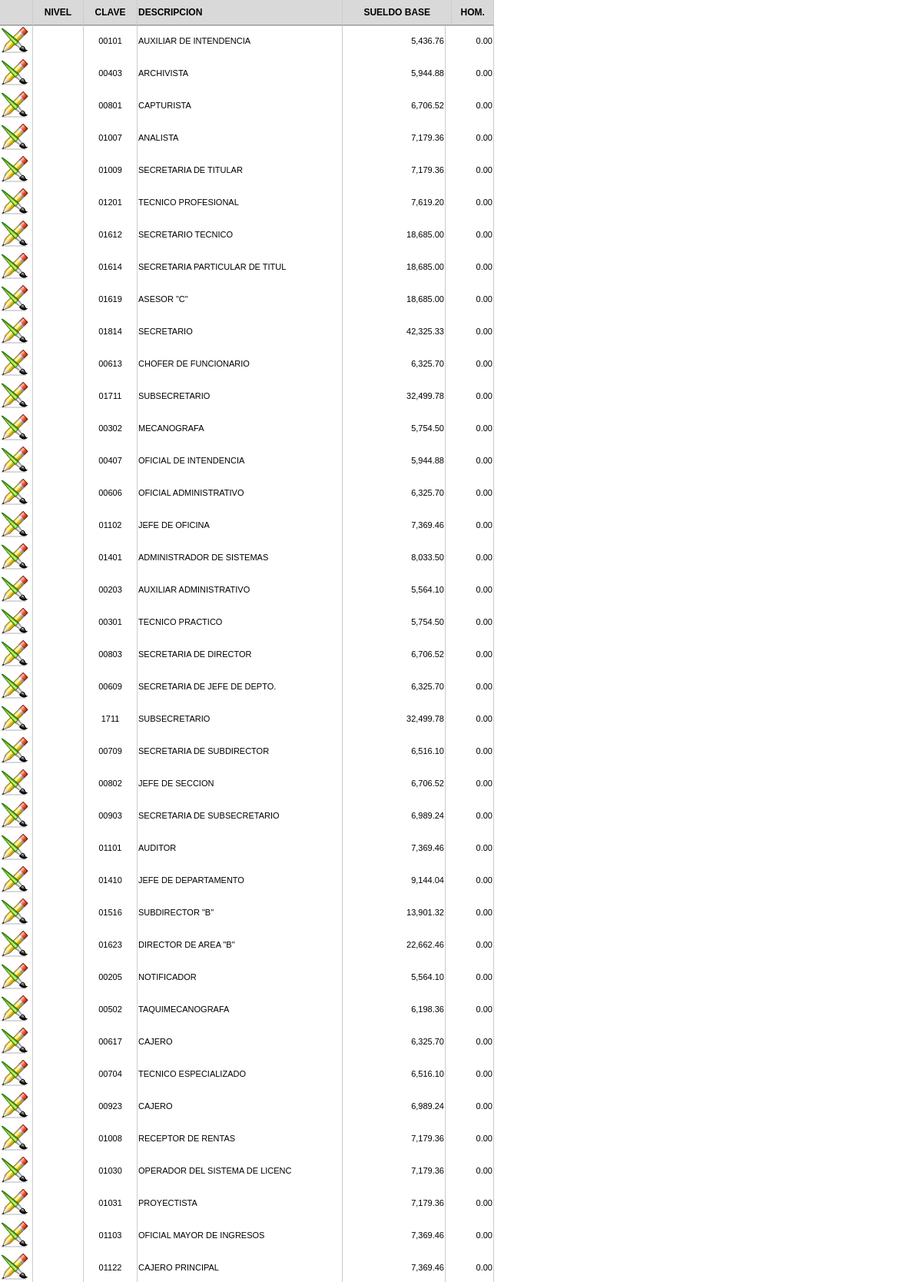
The page /cat_categorias_lista.php (signed in, upper part) on the database its author committed.
### tables this page shows
CREATE TABLE `cat_categoria` (
  `idcategoria` int(11) NOT NULL AUTO_INCREMENT,
  `nivel` varchar(7) DEFAULT NULL,
  `clave` varchar(7) DEFAULT NULL,
  `descripcion` varchar(150) DEFAULT NULL,
  `sueldobase` decimal(10,2) DEFAULT '0.00' COMMENT 'Sueldo base sin comensaciones.',
  `hom` decimal(10,2) DEFAULT '0.00',
  PRIMARY KEY (`idcategoria`)
);

### cat_categorias_lista.php (the view, shortened to what this page needs)
<?php require_once('Connections/conexion.php'); ?>
<?php
$query_areas = "SELECT * FROM cat_categoria";
$areas = mysql_query($query_areas, $conexion) or die(mysql_error());
$row_areas = mysql_fetch_assoc($areas);
?>
<!doctype html>
<html>
<head>
<link rel="stylesheet" type="text/css" href="css/estilos.css">
</head>
<body topmargin="0" leftmargin="0">
<div id="encabezado">
<table class="tablagrid" border="0" cellpadding="1" cellspacing="0" width="643">
  <tr class="tablahead">
    <td width="40">&nbsp;</td>
    <td align="center" width="63">NIVEL</td>
    <td align="center" width="67">CLAVE</td>
    <td width="264">DESCRIPCION</td>
    <td align="center">SUELDO BASE</td>
    <td align="center">HOM.</td>
  </tr>
</table>
</div>
<table class="tablagrid" border="0" cellpadding="1" cellspacing="0" width="643" style="padding-top: 32px;">
  <?php do { ?>
    <tr class="tablaregistros">
      <td width="40"><a target="_top" href="cat_categorias_md.php?idcategoria=<?php echo $row_areas['idcategoria']; ?>"><img src="imagenes/editar.png" width="36" height="36"></a></td>
      <td width="63" align="center"><?php echo $row_areas['nivel']; ?></td>
      <td width="67" align="center"><?php echo $row_areas['clave']; ?></td>
      <td width="264"><?php echo $row_areas['descripcion']; ?></td>
      <td align="right"><?php echo number_format($row_areas['sueldobase'], 2, ".", ","); ?></td>
      <td align="right"><?php echo number_format($row_areas['hom'], 2, ".", ","); ?></td>
    </tr>
    <?php } while ($row_areas = mysql_fetch_assoc($areas)); ?>
</table>
</body>
</html>

### css/estilos.css (style rules this page uses)
.tablagrid { border-bottom:1px solid #CCCCCC; }
.tablahead td { background:#D9D9D9; font-family:Tahoma, Geneva, sans-serif; font-size:12px; font-weight:bold; border-bottom:1px solid #999999; border-right:1px solid #CCCCCC; height:30px; }
.tablaregistros td { border-right:1px solid #CCCCCC; font-family:Arial, Helvetica, sans-serif; font-size:11px; height:40px; }

### cat_categorias_lista.php (style rules this page uses)
#encabezado { position: fixed; top: 0px; }

### rows shown on the page
cat_categoria: clave "00101", descripcion "AUXILIAR DE INTENDENCIA", sueldobase "5,436.76", hom "0.00"
cat_categoria: clave "00403", descripcion "ARCHIVISTA", sueldobase "5,944.88", hom "0.00"
cat_categoria: clave "00801", descripcion "CAPTURISTA", sueldobase "6,706.52", hom "0.00"
cat_categoria: clave "01007", descripcion "ANALISTA", sueldobase "7,179.36", hom "0.00"
cat_categoria: clave "01009", descripcion "SECRETARIA DE TITULAR", sueldobase "7,179.36", hom "0.00"
cat_categoria: clave "01201", descripcion "TECNICO PROFESIONAL", sueldobase "7,619.20", hom "0.00"
cat_categoria: clave "01612", descripcion "SECRETARIO TECNICO", sueldobase "18,685.00", hom "0.00"
cat_categoria: clave "01614", descripcion "SECRETARIA PARTICULAR DE TITUL", sueldobase "18,685.00", hom "0.00"
cat_categoria: clave "01619", descripcion "ASESOR \"C\"", sueldobase "18,685.00", hom "0.00"
cat_categoria: clave "01814", descripcion "SECRETARIO", sueldobase "42,325.33", hom "0.00"
cat_categoria: clave "00613", descripcion "CHOFER DE FUNCIONARIO", sueldobase "6,325.70", hom "0.00"
cat_categoria: clave "01711", descripcion "SUBSECRETARIO", sueldobase "32,499.78", hom "0.00"
cat_categoria: clave "00302", descripcion "MECANOGRAFA", sueldobase "5,754.50", hom "0.00"
cat_categoria: clave "00407", descripcion "OFICIAL DE INTENDENCIA", sueldobase "5,944.88", hom "0.00"
cat_categoria: clave "00606", descripcion "OFICIAL ADMINISTRATIVO", sueldobase "6,325.70", hom "0.00"
cat_categoria: clave "01102", descripcion "JEFE DE OFICINA", sueldobase "7,369.46", hom "0.00"
cat_categoria: clave "01401", descripcion "ADMINISTRADOR DE SISTEMAS", sueldobase "8,033.50", hom "0.00"
cat_categoria: clave "00203", descripcion "AUXILIAR ADMINISTRATIVO", sueldobase "5,564.10", hom "0.00"
cat_categoria: clave "00301", descripcion "TECNICO PRACTICO", sueldobase "5,754.50", hom "0.00"
cat_categoria: clave "00803", descripcion "SECRETARIA DE DIRECTOR", sueldobase "6,706.52", hom "0.00"
cat_categoria: clave "00609", descripcion "SECRETARIA DE JEFE DE DEPTO.", sueldobase "6,325.70", hom "0.00"
cat_categoria: clave "1711", descripcion "SUBSECRETARIO", sueldobase "32,499.78", hom "0.00"
cat_categoria: clave "00709", descripcion "SECRETARIA DE SUBDIRECTOR", sueldobase "6,516.10", hom "0.00"
cat_categoria: clave "00802", descripcion "JEFE DE SECCION", sueldobase "6,706.52", hom "0.00"
cat_categoria: clave "00903", descripcion "SECRETARIA DE SUBSECRETARIO", sueldobase "6,989.24", hom "0.00"
cat_categoria: clave "01101", descripcion "AUDITOR", sueldobase "7,369.46", hom "0.00"
cat_categoria: clave "01410", descripcion "JEFE DE DEPARTAMENTO", sueldobase "9,144.04", hom "0.00"
cat_categoria: clave "01516", descripcion "SUBDIRECTOR \"B\"", sueldobase "13,901.32", hom "0.00"
cat_categoria: clave "01623", descripcion "DIRECTOR DE AREA \"B\"", sueldobase "22,662.46", hom "0.00"
cat_categoria: clave "00205", descripcion "NOTIFICADOR", sueldobase "5,564.10", hom "0.00"
cat_categoria: clave "00502", descripcion "TAQUIMECANOGRAFA", sueldobase "6,198.36", hom "0.00"
cat_categoria: clave "00617", descripcion "CAJERO", sueldobase "6,325.70", hom "0.00"
cat_categoria: clave "00704", descripcion "TECNICO ESPECIALIZADO", sueldobase "6,516.10", hom "0.00"
cat_categoria: clave "00923", descripcion "CAJERO", sueldobase "6,989.24", hom "0.00"
cat_categoria: clave "01008", descripcion "RECEPTOR DE RENTAS", sueldobase "7,179.36", hom "0.00"
cat_categoria: clave "01030", descripcion "OPERADOR DEL SISTEMA DE LICENC", sueldobase "7,179.36", hom "0.00"
cat_categoria: clave "01031", descripcion "PROYECTISTA", sueldobase "7,179.36", hom "0.00"
cat_categoria: clave "01103", descripcion "OFICIAL MAYOR DE INGRESOS", sueldobase "7,369.46", hom "0.00"
cat_categoria: clave "01122", descripcion "CAJERO PRINCIPAL", sueldobase "7,369.46", hom "0.00"
